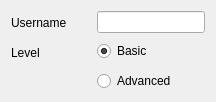
     <widget class="QWidget" name="userPage">
      <attribute name="title">
       <string>User</string>
      </attribute>
      <layout class="QFormLayout" name="formLayout_4">
       <item row="0" column="0">
        <widget class="QLabel" name="label_22">
         <property name="minimumSize">
          <size>
           <width>80</width>
           <height>24</height>
          </size>
         </property>
         <property name="text">
          <string>Username</string>
         </property>
        </widget>
       </item>
       <item row="0" column="1">
        <widget class="QLineEdit" name="usernameEdit">
         <property name="whatsThis">
          <string>Enter a chosen username here.

By default, this is set to your Windows login username.</string>
         </property>
        </widget>
       </item>
       <item row="1" column="0">
        <widget class="QLabel" name="label_32">
         <property name="minimumSize">
          <size>
           <width>0</width>
           <height>24</height>
          </size>
         </property>
         <property name="text">
          <string>Level</string>
         </property>
        </widget>
       </item>
       <item row="1" column="1">
        <widget class="QRadioButton" name="basicUserRadio">
         <property name="text">
          <string>Basic</string>
         </property>
         <property name="checked">
          <bool>true</bool>
         </property>
        </widget>
       </item>
       <item row="2" column="1">
        <widget class="QRadioButton" name="advancedUserRadio">
         <property name="text">
          <string>Advanced</string>
         </property>
        </widget>
       </item>
      </layout>
     </widget>
